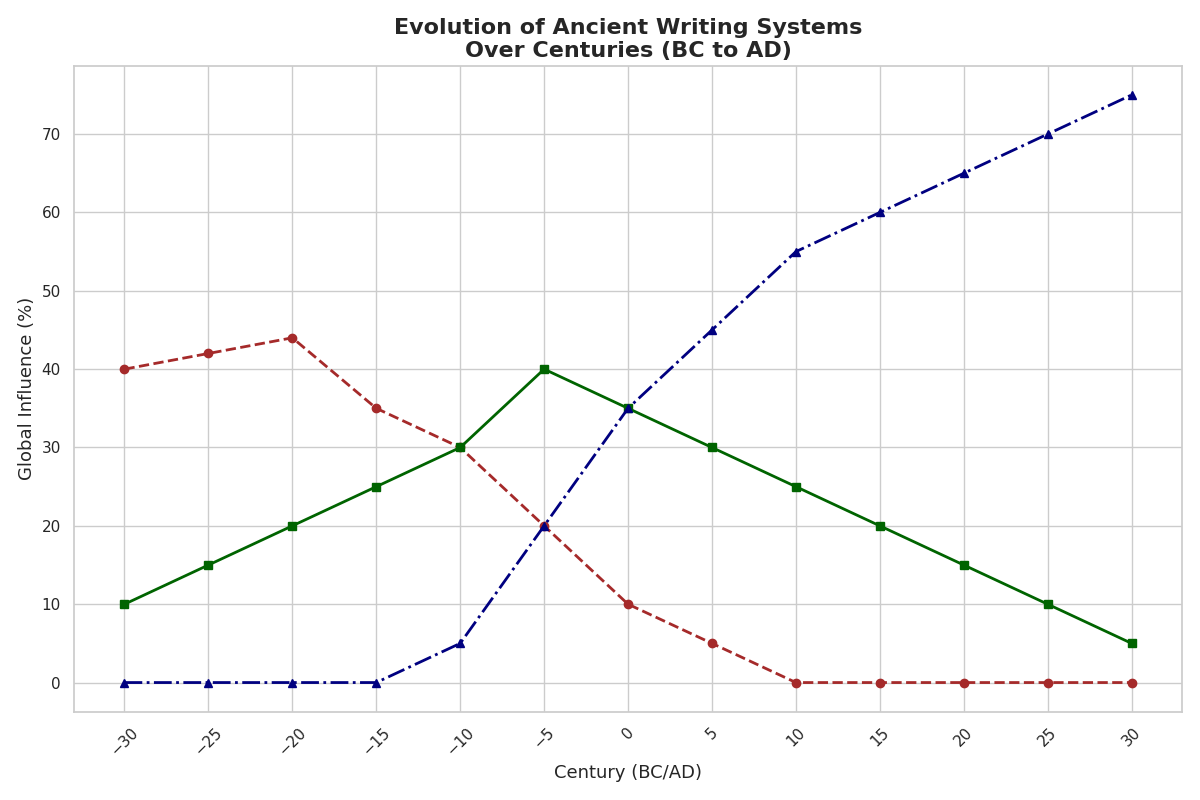

Here is the Python script that generated this plot:
import matplotlib.pyplot as plt
import numpy as np

centuries = np.array([-30, -25, -20, -15, -10, -5, 0, 5, 10, 15, 20, 25, 30])
cuneiform_influence = np.array([40, 42, 44, 35, 30, 20, 10, 5, 0, 0, 0, 0, 0])
hieroglyphics_influence = np.array([10, 15, 20, 25, 30, 40, 35, 30, 25, 20, 15, 10, 5])
phoenician_alphabet_influence = np.array([0, 0, 0, 0, 5, 20, 35, 45, 55, 60, 65, 70, 75])

plt.figure(figsize=(12, 8))

plt.plot(centuries, cuneiform_influence, color='brown', marker='o', linestyle='--', linewidth=2)
plt.plot(centuries, hieroglyphics_influence, color='darkgreen', marker='s', linestyle='-', linewidth=2)
plt.plot(centuries, phoenician_alphabet_influence, color='navy', marker='^', linestyle='-.', linewidth=2)

plt.title("Evolution of Ancient Writing Systems\nOver Centuries (BC to AD)", fontsize=16, fontweight='bold')
plt.xlabel("Century (BC/AD)", fontsize=13)
plt.ylabel("Global Influence (%)", fontsize=13)

plt.xticks(centuries, rotation=45)
plt.tight_layout()

plt.show()
